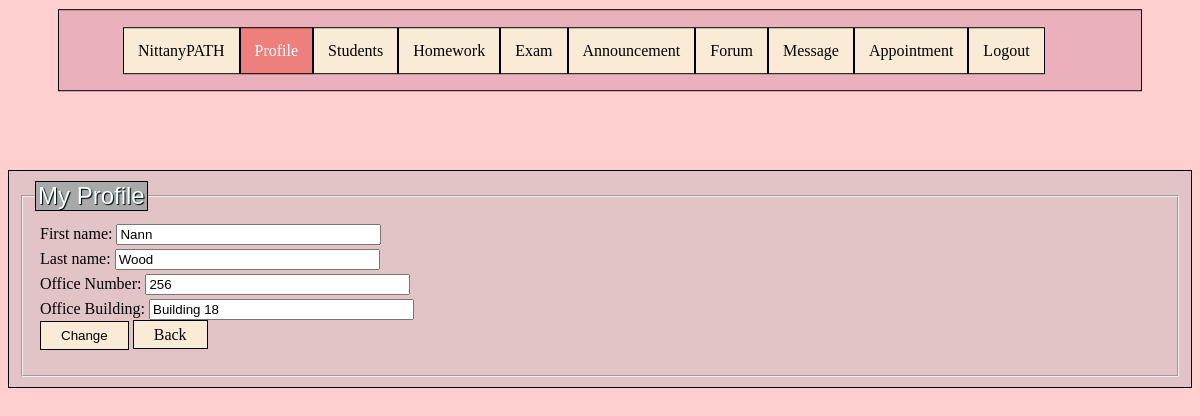
/changeprofileP (signed in), run on the app's committed database.
### tables this page shows
CREATE TABLE Professors(pemail VARCHAR(8) NOT NULL PRIMARY KEY, password VARCHAR(16) NOT NULL, firstname VARCHAR(16) NOT NULL, lastname VARCHAR(16) NOT NULL, age INTEGER, gender VARCHAR(4), office_building VARCHAR(3), office_num VARCHAR(16), did VARCHAR(5), title VARCHAR(16));

### app.py (the view, shortened to what this page needs)
@app.route('/changeprofileP', methods=['POST', 'GET'])
def changeprofileP():
    error = None
    connection = sql.connect('database.db')
    cursor = connection.execute(
        'SELECT P.firstname, P.lastname, P.password, P.pemail, P.age, P.gender, P.office_building, P.office_num FROM Professors P, Departments D '
        'WHERE ? = P.pemail AND ? = P.password AND P.did = D.did;',
        (myid, mypw))
    myinfo = cursor.fetchall()
    mygender = None
    if myinfo[0][5] == 'F':
        mygender = 'Female'
    elif myinfo[0][5] == 'M':
        mygender = 'Male'
    getinfo = [[myinfo[0][0], myinfo[0][1], myinfo[0][2], myinfo[0][3], myinfo[0][4], mygender, myinfo[0][6], myinfo[0][7]]]
    if getinfo:
        return render_template('changeprofileP.html', error=error, myinfo=getinfo)
    else:
        error = 'invalid input name'
    return render_template('changeprofileP.html', error=error)

### templates/changeprofileP.html (shortened to what this page needs)
<!DOCTYPE html>
<html lang="en">
<head>
</head>
<body>
    <div class="nav">
        <fieldset style="border:0 none">
            <ul>
                <li><a href="/professor" >NittanyPATH</a></li>
                <li><a href="/profileP" style="background-color: #ed7f7c; color:white; border: 1px solid black;">Profile</a></li>
                <li><a href="/studentsP">Students</a></li>
                <li><a href="/homeworkP">Homework</a></li>
                <li><a href="/examP">Exam</a></li>
                <li><a href="/announcementsP">Announcement</a></li>
                <li><a href="/forumP">Forum</a></li>
                <li><a href="/inboxp">Message</a></li>
                <li><a href="/appointmentP">Appointment</a></li>
                <li><a href="/login">Logout</a></li>
            </ul>
        </fieldset>
    </div>
    <br>
    <div class="profile">
    <fieldset>
            <legend>My Profile</legend>
        {% for fname, lname, password, Email, Age, Gender, office_num, office_build in myinfo %}
            <form action="/changeprofileP" method="POST">
            <div class="inside">
                <label> First name: </label>
                <input type="text" name="fname" size="30" maxlength="30" required class = "form-control" value = "{{ fname }}"> <br>
                <label> Last name: </label>
                <input type="text" name="lname" size="30" maxlength="30" required class = "form-control" value = "{{ lname }}"> <br>
                <label> Office Number: </label>
                <input type="text" name="office_num" size="30" maxlength="30" required class = "form-control" value = "{{ office_num }}"> <br>
                <label> Office Building: </label>
                <input type="text" name="office_build" size="30" maxlength="30" required class = "form-control" value = "{{ office_build }}"> <br>
                <button type="submit">Change</button>
                <a class="bar" href="/profileP" role="button">Back</a>
            </div>
            </form>
        {% endfor %}
    </fieldset>
    </div>
</body>
</html>

### data on the page
Professors: fname "Nann", lname "Wood", office_num "256", office_build "Building 18"
